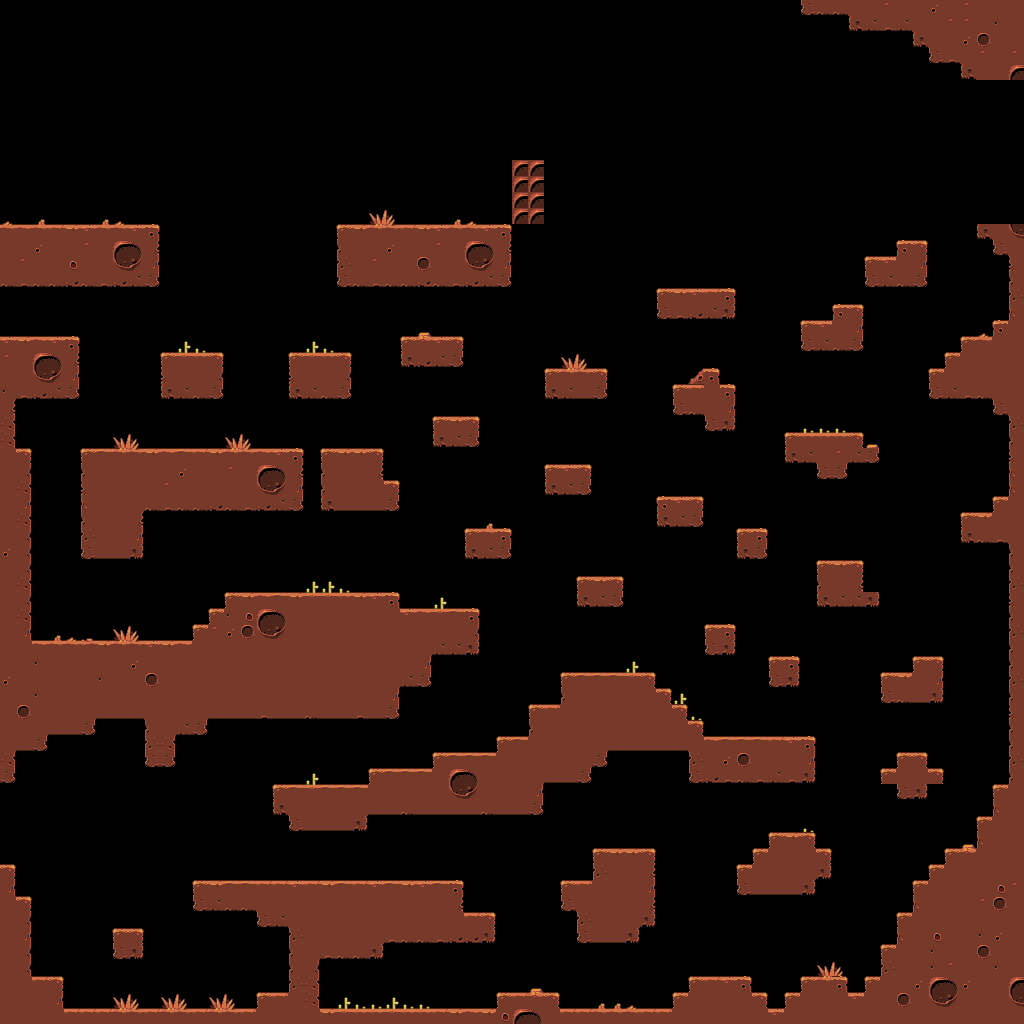

Rendered tile map (Tiled .tmx) drawn with the repository's tilesets; below, a short description and the map source with its tile grids summarised:
An orthogonal 64x64 tile map with 16x16 px tiles, 1 tile layer (Tile Layer 1).

<map version="1.0" orientation="orthogonal" renderorder="right-down" width="64" height="64" tilewidth="16" tileheight="16" nextobjectid="1">
 <tileset firstgid="1" name="tiles-1" tilewidth="16" tileheight="16" tilecount="68" columns="17">
  <image source="tiles-1.png" width="272" height="64" />
 </tileset>
 <layer name="Tile Layer 1" width="64" height="64">
  <data>[4096 cells, 1210 non-empty, 53 distinct tile ids]</data>
 </layer>
</map>
